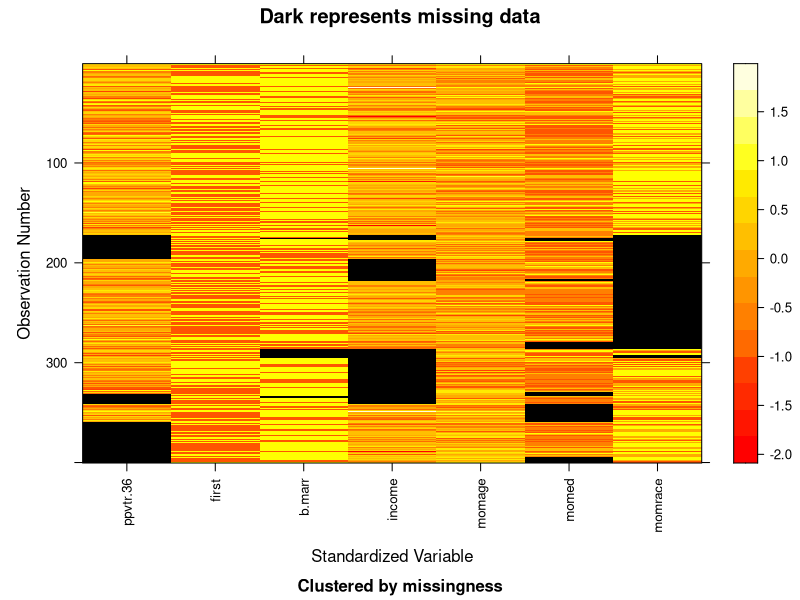
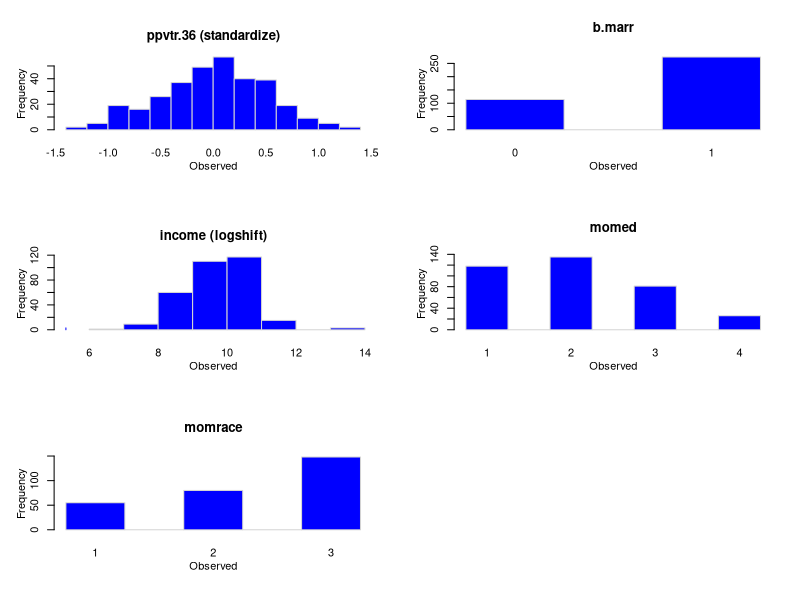

R code for these plots, in order: (Note: this script raises an error after producing the figures.)
####
## Demonstration of the mi package.
library(mi)

#### Set options for parallel processing.
### My computer has 8 cores.
### 1 for the system
### 1 for powerpoint
### 1 for tegrity
### 5 left for MCMC
options(mc.cores=5)
#### By default uses parallel for *nix and not parallel for Windows)

#### Load in the sample data
data(nlsyV,package="mi")
?nlsyV

#### Convert to a missing_data.frame
mdf <- missing_data.frame(nlsyV)

#### Check on the guesses.
show(mdf)

#### Oops.  It guess race is categorical.  Better fix that
?missing_variable ## Table of legal types
mdf <- change(mdf, "income",what="type",to="non")

show(mdf)
mdf <- change(mdf, "momrace",what="type",to="un")
show(mdf)
### Can change multiple variables at once by using vectors for y and
### to arguments.

##### View missingness pattern
image(mdf)

#### Look at summaries of the data:
summary(mdf)
hist(mdf)


#### Okay do the imputations
rm(nlsyV) # not needed any more, save memory
imputations <- mi(mdf, n.iter=20, n.chains=5, max.minutes=20)
show(imputations)


#### Check for convergence
### All the means should be about the same.
round(mipply(imputations,mean,to.matrix=TRUE),3)
## Gelman Rubin R's -- key value is less that 1.1
Rhats(imputations)

#### Extend another 5 imputations
imputations <- mi(imputations, n.iter=5)
show(imputations)
Rhats(imputations)

#### Look at what we have
hist(imputations) # Per chain histograms

plot(imputations) # Plots histogram, expected vs resid, and binned
                                        # residuals

image(imputations) # Same as before
summary(imputations) # Compares observed and imputed values


#### The pool function does the analysis
analysis <- pool(ppvtr.36 ~ first + b.marr + income + momage + momed +
                     momrace,
                 data = imputations, m = 5)
## Note:  pool will figure out appropriate analysis type based on
## class of ppvtr.36

display(analysis)

## Save completed data sets
dfs <- complete(imputations, m=5)
## Put into the mitools world
library(mitools)
nlsyV.imps <- imputationList(dfs)

## Write out in one big file:
mi2stata(imputations,5,"nlsyV.imps.csv",missing.ind=TRUE)
